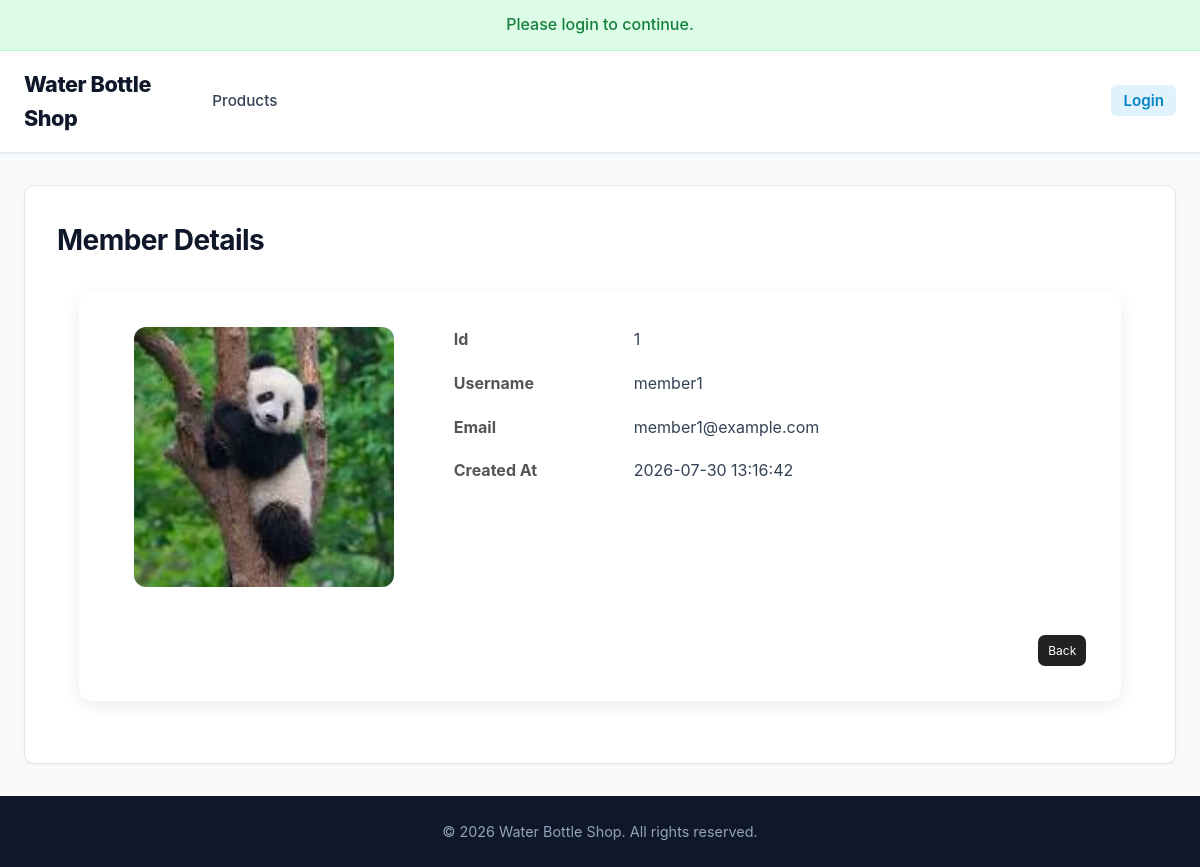
The app's page /pages/admin/member_details.php with its own data.
### tables this page shows
CREATE TABLE `users` (
  `user_id` INT(11) NOT NULL AUTO_INCREMENT,
  `username` VARCHAR(50) NOT NULL UNIQUE,
  `email` VARCHAR(100) NOT NULL UNIQUE,
  `password` VARCHAR(255) NOT NULL,
  `role` ENUM('admin', 'member') NOT NULL DEFAULT 'member',
  `created_at` TIMESTAMP DEFAULT CURRENT_TIMESTAMP,
  PRIMARY KEY (`user_id`)
);

### _base.php (called while the page is built, shortened)
<?php
function req($key, $value = null) {
    $value = $_REQUEST[$key] ?? $value;
    return is_array($value) ? array_map('trim', $value) : trim($value);
}
function encode($value) {
    return htmlentities($value);
}

### pages/admin/member_details.php (the view, shortened to what this page needs)
<?php
require_once '../../_base.php';
include '../../_head.php';
$userFields = [
    'user_id'       => 'Id',
    'username'      => 'Username',
    'email'         => 'Email',
    'created_at'    => 'Created At',
];
$userId = intval(req('id', 1));
$page = max(1, intval(req('page', 1)));
$baseSQL = "
    SELECT user_id, username, email, role, created_at
    FROM users
    WHERE 1=1
    AND role = 'member'
    AND user_id = {$userId}
";
$member = $_db->query("{$baseSQL}")->fetch(PDO::FETCH_ASSOC);
?>
<link rel="stylesheet" href="../../css/admin.css">
<link rel="stylesheet" href="../../css/main.css">
<div class="admin-container">
    <div class="view-card">
        <div class="view-content">
            <div class="view-image">
                <?php
                    $imagePath = "../../img/member/{$member['user_id']}";
                    $extensions = ['jpg', 'jpeg', 'png', 'webp'];
                    foreach ($extensions as $ext) {
                        if (file_exists($imagePath . "." . $ext)) {
                            $imagePath .= "." . $ext;
                            break;
                        }
                    }
                ?>
                <img
                    src="<?= $imagePath ?>"
                    alt="<?= $member['username'] . ' Profile' ?>"
                    class="view-product-image"
                >
            </div>
            <div class="view-details">
                <?php foreach ($userFields as $field => $label): ?>
                    <div class="detail-row">
                        <label><?= encode($label) ?></label>
                        <span><?= encode($member[$field]) ?></span>
                    </div>
                <?php endforeach; ?>
            </div>
        </div>
        <div class="view-footer">
            <a href="member_listing.php?page=<?= $page ?>" class="btn-view">
                Back
            </a>
        </div>
    </div>
</div>
<?php include '../../_foot.php'; ?>

### css/main.css (style rules this page uses)
:root { --primary: #0284c7; --primary-hover: #0369a1; --primary-light: #e0f2fe; --dark: #0f172a; --text-main: #334155; --text-muted: #64748b; --bg-main: #f8fafc; --card-bg: #ffffff; --border-color: #e2e8f0; --shadow-sm: 0 1px 3px rgba(0,0,0,0.05); --shadow-md: 0 4px 12px rgba(0,0,0,0.08); --shadow-lg: 0 10px 25px rgba(0,0,0,0.12); --radius: 10px; --transition: all 0.2s cubic-bezier(0.4, 0, 0.2, 1); }
* { box-sizing: border-box; }
html, body { min-height: 100%; }
body { margin: 0; min-height: 100vh; display: flex; flex-direction: column; font-family: -apple-system, BlinkMacSystemFont, "Segoe UI", Roboto, "Helvetica Neue", Arial, sans-serif; line-height: 1.6; color: var(--text-main); background-color: var(--bg-main); }

### css/admin.css (style rules this page uses)
.admin-container { width: 96%; max-width: 1600px; margin: 30px auto; }
.btn-view,.btn-edit,.btn-delete { padding: 6px 10px;border-radius: 7px;text-decoration: none; color: white; font-size: 12px; transition: .2s; }
.btn-view { background: #222; }
.view-card { background:#fff; border-radius:14px; box-shadow:0 5px 18px rgba(0,0,0,.08); padding:35px; }
.view-content { display:grid; grid-template-columns:300px 1fr; gap:40px; }
.view-image { text-align:center; }
.view-product-image { width:260px; border-radius:12px; object-fit:cover; }
.view-details { display:flex; flex-direction:column; gap:18px; }
.detail-row { display:grid; grid-template-columns:180px 1fr; align-items:center; }
.detail-row label { font-weight:bold; color:#555; }
.view-footer { margin-top:40px; display:flex; justify-content:flex-end; gap:15px; }

### records on screen
users: user_id "1", username "member1", email "member1@example.com", created_at "2026-07-30 13:16:42"

### other values on screen
temp('info') "Please login to continue."
$_title "Member Details"
encode($label) "Id"
encode($label) "Username"
encode($label) "Email"
encode($label) "Created At"
